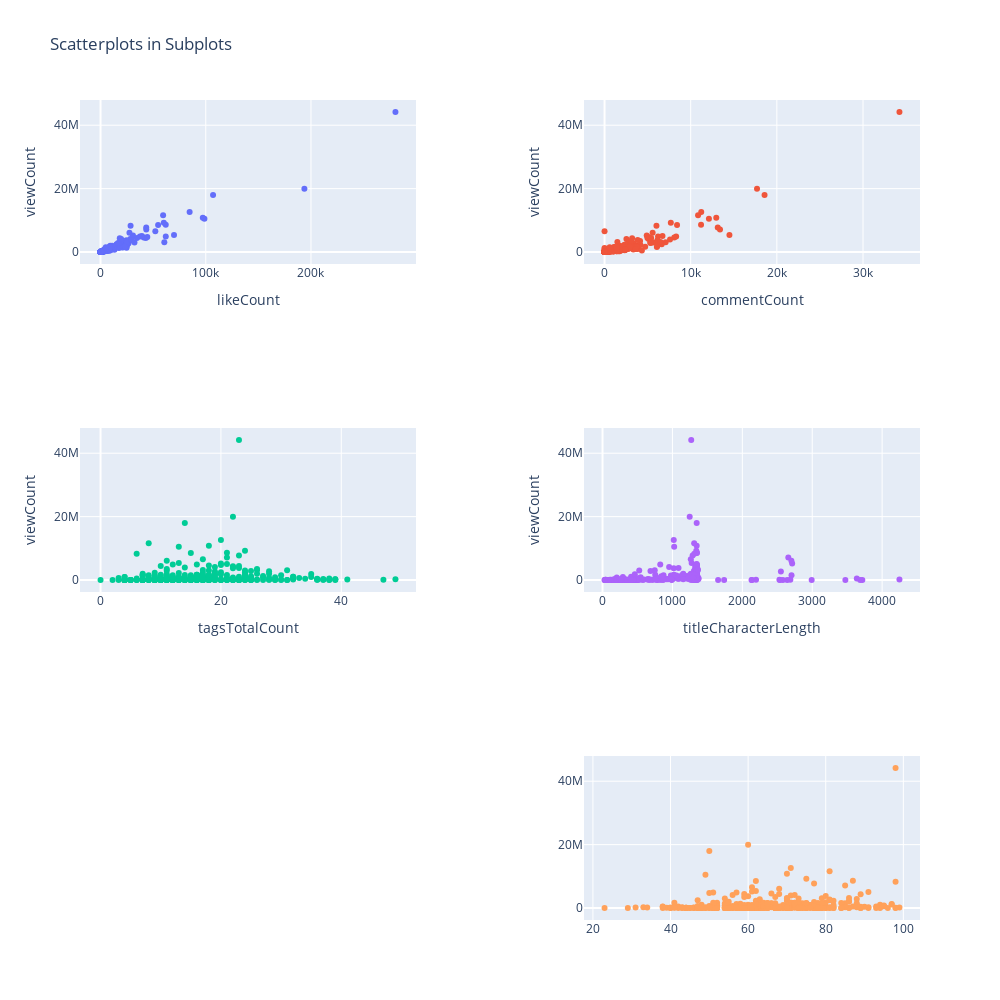

The cell this chart's notebook holds for it:
### Markdown cell above
#### Is there a relationship between the number of views and likes for a video? Comments? Tags? Duration? Title length?

### Code cell
# Create a figure with 4 subplots arranged in 2 rows and 2 columns with padding between subplots
fig = make_subplots(rows=3, cols=2, vertical_spacing=0.2, horizontal_spacing=0.2)

# Add scatterplots to each subplot with only points, remove legend and set axes labels

################### Subplot 1 ###################
fig.add_trace(go.Scatter(x=video_df['likeCount'],
                         y=video_df['viewCount'],
                         mode='markers',
                         connectgaps=False),
              row=1,
              col=1)

fig.update_xaxes(title_text='likeCount', row=1, col=1)
fig.update_yaxes(title_text='viewCount', row=1, col=1)

################### Subplot 2 ###################
fig.add_trace(go.Scatter(x=video_df['commentCount'],
                         y=video_df['viewCount'],
                         mode='markers',
                         connectgaps=False),
              row=1,
              col=2)

fig.update_xaxes(title_text='commentCount', row=1, col=2)
fig.update_yaxes(title_text='viewCount', row=1, col=2)

################### Subplot 3 ###################
fig.add_trace(go.Scatter(x=video_df['tagsTotalCount'],
                         y=video_df['viewCount'],
                         mode='markers',
                         connectgaps=False),
              row=2,
              col=1)

fig.update_xaxes(title_text='tagsTotalCount', row=2, col=1)
fig.update_yaxes(title_text='viewCount', row=2, col=1)

################### Subplot 4 ###################
fig.add_trace(go.Scatter(x=video_df['durationInSeconds'],
                         y=video_df['viewCount'],
                         mode='markers',
                         connectgaps=False),
              row=2,
              col=2)

fig.update_xaxes(title_text='durationInSeconds', row=2, col=2)
fig.update_yaxes(title_text='viewCount', row=2, col=2)

# Update figure with no legend
fig.update_layout(height=1000, 
                  width=1000, 
                  title_text='Scatterplots in Subplots', 
                  showlegend=False)

################### Subplot 5 ###################
fig.add_trace(go.Scatter(x=video_df['titleCharacterLength'],
                         y=video_df['viewCount'],
                         mode='markers',
                         connectgaps=False),
              row=3,
              col=2)

fig.update_xaxes(title_text='titleCharacterLength', row=2, col=2)
fig.update_yaxes(title_text='viewCount', row=2, col=2)

# Update figure with no legend
fig.update_layout(height=1000, 
                  width=1000, 
                  title_text='Scatterplots in Subplots', 
                  showlegend=False)


# Show the plot
fig.show()

### Figure 1 — Plotly figure (JSON) as saved in the notebook; plotly's stock layout.template omitted (floating-point values rounded to 4 significant figures; data arrays with more than 128 entries replaced by an {"elided": "..."} marker saying what was removed)
{"data": [{"connectgaps": false, "mode": "markers", "type": "scatter", "x": {"elided": "368 int values"}, "xaxis": "x", "y": {"elided": "368 int values"}, "yaxis": "y"}, {"connectgaps": false, "mode": "markers", "type": "scatter", "x": {"elided": "368 int values"}, "xaxis": "x2", "y": {"elided": "368 int values"}, "yaxis": "y2"}, {"connectgaps": false, "mode": "markers", "type": "scatter", "x": {"elided": "368 int values"}, "xaxis": "x3", "y": {"elided": "368 int values"}, "yaxis": "y3"}, {"connectgaps": false, "mode": "markers", "type": "scatter", "x": {"elided": "368 int values"}, "xaxis": "x4", "y": {"elided": "368 int values"}, "yaxis": "y4"}, {"connectgaps": false, "mode": "markers", "type": "scatter", "x": {"elided": "368 int values"}, "xaxis": "x6", "y": {"elided": "368 int values"}, "yaxis": "y6"}], "layout": {"height": 1000, "showlegend": false, "title": {"text": "Scatterplots in Subplots"}, "width": 1000, "xaxis": {"anchor": "y", "autorange": true, "domain": [0, 0.4], "range": [-19520.0, 299800.0], "title": {"text": "likeCount"}, "type": "linear"}, "xaxis2": {"anchor": "y2", "autorange": true, "domain": [0.6, 1], "range": [-2385.0, 36620.0], "title": {"text": "commentCount"}, "type": "linear"}, "xaxis3": {"anchor": "y3", "autorange": true, "domain": [0, 0.4], "range": [-3.415, 52.41], "title": {"text": "tagsTotalCount"}, "type": "linear"}, "xaxis4": {"anchor": "y4", "autorange": true, "domain": [0.6, 1], "range": [-265.0, 4542.0], "title": {"text": "titleCharacterLength"}, "type": "linear"}, "xaxis5": {"anchor": "y5", "domain": [0, 0.4]}, "xaxis6": {"anchor": "y6", "autorange": true, "domain": [0.6, 1], "range": [17.7, 104.3], "type": "linear"}, "yaxis": {"anchor": "x", "autorange": true, "domain": [0.8, 1], "range": [-3766000.0, 47950000.0], "title": {"text": "viewCount"}, "type": "linear"}, "yaxis2": {"anchor": "x2", "autorange": true, "domain": [0.8, 1], "range": [-3766000.0, 47950000.0], "title": {"text": "viewCount"}, "type": "linear"}, "yaxis3": {"anchor": "x3", "autorange": true, "domain": [0.4, 0.6], "range": [-3766000.0, 47950000.0], "title": {"text": "viewCount"}, "type": "linear"}, "yaxis4": {"anchor": "x4", "autorange": true, "domain": [0.4, 0.6], "range": [-3766000.0, 47950000.0], "title": {"text": "viewCount"}, "type": "linear"}, "yaxis5": {"anchor": "x5", "domain": [0, 0.2]}, "yaxis6": {"anchor": "x6", "autorange": true, "domain": [0, 0.2], "range": [-3766000.0, 47950000.0], "type": "linear"}}}
